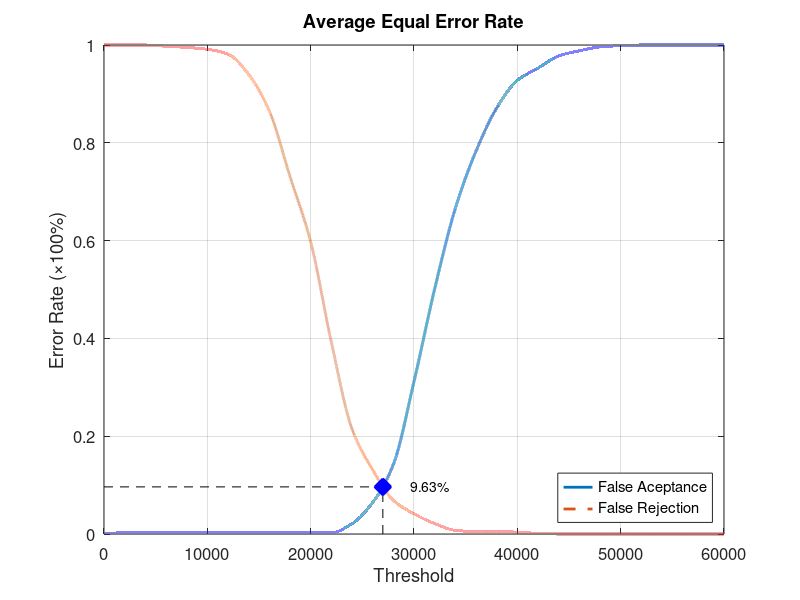
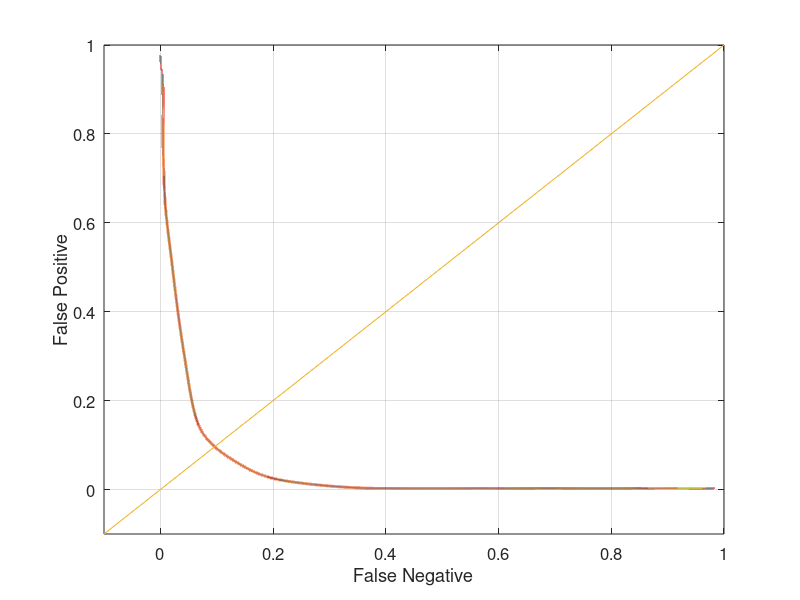

Write MATLAB code to recreate these figures, in order.
function yEER = Experiment2Average
close all;
clear;
clc;
x = 0:2000:60000;
xq = 0:0.5:60000;

y0 = [0 0.00263158 0.00263158 0.00263158 0.00263158 0.00263158 0.00263158 0.00263158 0.00263158 0.00263158 0.00263158 0.00263158 0.0210526 0.0644737 0.142105 0.311842 0.501316 0.665789 0.782895 0.871053 0.927632 0.952632 0.977632 0.988158 0.996053 0.998684 1 1 1 1 1];
yy0 = interp1(x, y0, xq, 'pchip');
y1 = [1 1 1 0.9975 0.995 0.99125 0.98125 0.94 0.865 0.73125 0.5975 0.3925 0.215 0.13125 0.06875 0.04125 0.02125 0.0075 0.005 0.005 0.00375 0.00125 0 0 0 0 0 0 0 0 0];
yy1 = interp1(x, y1, xq, 'pchip');

% Calculating EER: 
y2 = abs(y0 - y1);
find(y2 == min(y2))
yy2 = abs(yy0 - yy1);
xEER = find(yy2 == min(yy2));
xEERIndex = xq(xEER) % X-axis EER
yEER = yy0(xEER) % Y-axis EER

main = figure
plot(xq, yy0,'-','LineWidth', 2);	hold on
plot(xq, yy1,'--','LineWidth', 2);	hold on
plot([xEERIndex xEERIndex], [0 yEER], 'k--');	hold on
plot([0 xEERIndex], [yEER yEER], 'k--');	hold on
plot(xEERIndex, yEER, 'bx', 'LineWidth', 10);	hold on
text(xEERIndex + 10 * xEERIndex / 100, yEER, [num2str(round((10000 * yEER)) / 100) '%'])
legend('False Aceptance', 'False Rejection', 'Location', 'SouthEast')
xlabel('Threshold')
ylabel('Error Rate (\times100%)')
title('Average Equal Error Rate')
set(gca, 'FontSize', 12)
axis([0 60000 0 1])
grid on

print(main, 'Experiment2AverageMain', '-dpng');
FNRxFPR = figure('Color', [1 1 1]);
plot(yy1, yy0, '-', yy1, yy0, 'LineWidth', 2);
hold on
y = -0.1:0.1:1
plot(y, y); 
set(gca, 'FontSize', 12)
xlabel('False Negative')
ylabel('False Positive')
axis([-0.1 1 -0.1 1])
set(gca, 'FontSize', 12)
grid on

print(FNRxFPR, 'Experiment2AverageFNRxFPR','-dpng');
end
